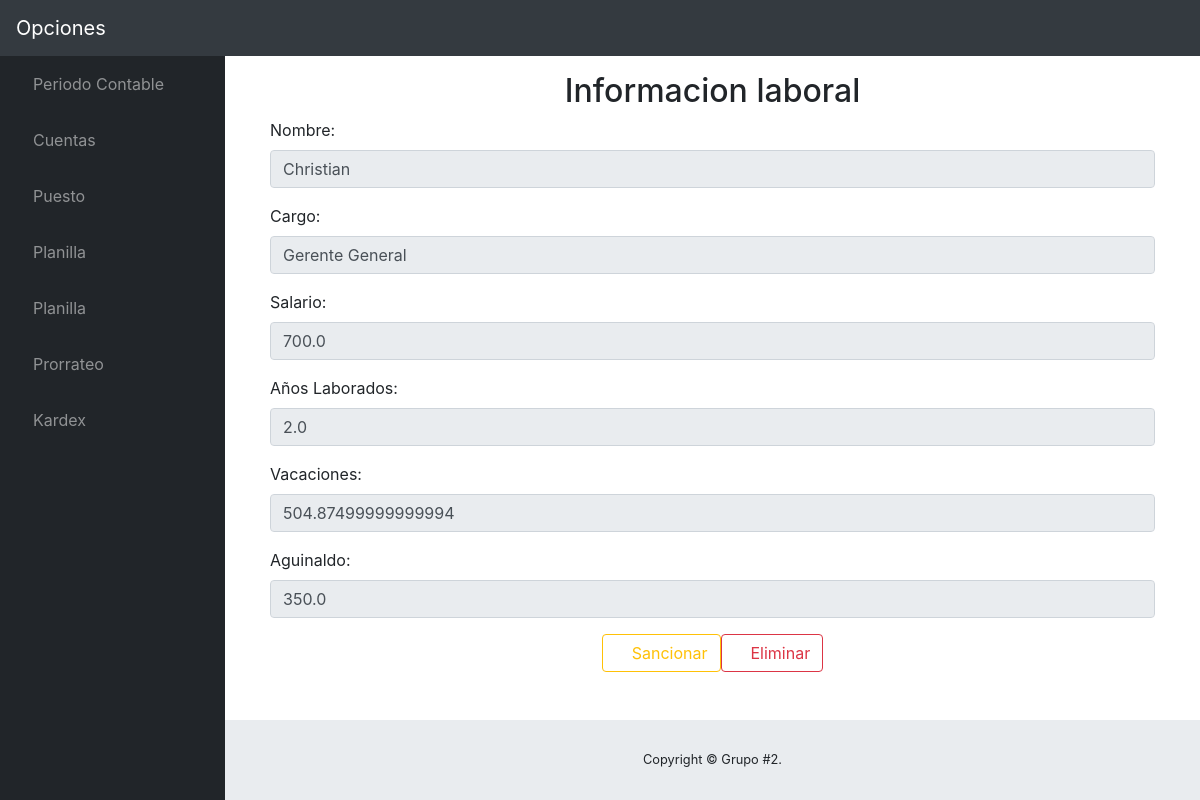
/admin-planilla/3/, run on the app's committed database.
### contable/models.py (models this page shows, shortened)
class EmpPlanilla(models.Model):
	cargo = models.ForeignKey(Puesto)
	salPersonal = models.FloatField(blank=True, null=True)
	nomEmpleado = models.CharField(max_length=70)
	anios = models.FloatField()
	isss = models.FloatField(blank=True, null=True)
	afp = models.FloatField(blank=True, null=True)
	insaforp = models.FloatField(blank=True, null=True)
	vaca = models.FloatField(blank=True, null=True)
	aguinaldo = models.FloatField(blank=True, null=True)
	cmo = models.FloatField(blank=True, null=True)

class Puesto(models.Model):
	area = models.CharField(max_length=50)
	cargo = models.CharField(max_length=70)
	salNominal = models.FloatField()
	total = models.FloatField(blank=True, null=True)
	class Meta:
		verbose_name='Puestos'
		verbose_name_plural='Puestos'

### contable/views.py (the view)
# urls.py: url(r'^admin-planilla/(?P<id_planilla>\d+)/$', adminPlanilla , name='admin_planilla'),#Registro de transacciones
def adminPlanilla(request, id_planilla):
	p = EmpPlanilla.objects.get(id=id_planilla)
	s = sancionSalarial.objects.filter(planilla_id=id_planilla)
	c = Puesto.objects.get(id=p.cargo_id)
	val=1
	return render(request,'Main/admin-planilla.html', {'p':p, 'val':val, 's':s, 'c':c})

### contable/templates/Main/admin-planilla.html (shortened to what this page needs)
{% extends "Base/base.html" %}
{% block Contenido %}
<section class="container">
    {% if val == 1 %}
    <h2 class="text-center">Informacion laboral</h2>
    <div class="container">
        <div class="row">
            <div class="col">
                <form>
                    <div class="form-group">
                        <label for="nombre">Nombre:</label>
                        <input type="text" class="form-control" id="nombre" value="{{p.nomEmpleado}}" readonly>
                    </div>
                    <div class="form-group">
                        <label for="cargo">Cargo:</label>
                        <input type="text" class="form-control" id="cargo" value="{{c.cargo}}" readonly>
                    </div>
                    <div class="form-group">
                        <label for="salario">Salario:</label>
                        <input type="text" class="form-control" id="salario" value="{{c.salNominal}}" readonly>
                    </div>
                    <div class="form-group">
                        <label for="anios">Años Laborados:</label>
                        <input type="text" class="form-control" id="anios" value="{{p.anios}}" readonly>
                    </div>
                    <div class="form-group">
                        <label for="vacaciones">Vacaciones:</label>
                        <input type="text" class="form-control" id="vacaciones" value="{{p.vaca}}" readonly>
                    </div>
                    <div class="form-group">
                        <label for="aguinaldo">Aguinaldo:</label>
                        <input type="text" class="form-control" id="aguinaldo" value="{{p.aguinaldo}} " readonly>
                    </div>
                </form>
            </div>
        </div>
        <div class="row justify-content-center">
            <a href="{% url 'contable:san_planilla' p.id %}" class="btn btn-outline-warning"><i class="fas fa-exclamation-circle"></i> Sancionar </a>
            <a href="{% url 'contable:elm_planilla' p.id %}" class="btn btn-outline-danger"><i class="fas fa-trash"></i> Eliminar</a>
        </div>
    </div>
    {% endif %}
</section>
{% endblock Contenido %}

### contable/static/css/sb-admin.css (style rules this page uses)
html { position: relative; min-height: 100%; }
body { height: 100%; }
:root { --input-padding-x: 0.75rem; --input-padding-y: 0.75rem; }

### data on the page
EmpPlanilla: nomEmpleado "Christian", anios "2.0", vaca "504.87499999999994", aguinaldo "350.0"
Puesto: cargo "Gerente General", salNominal "700.0"
